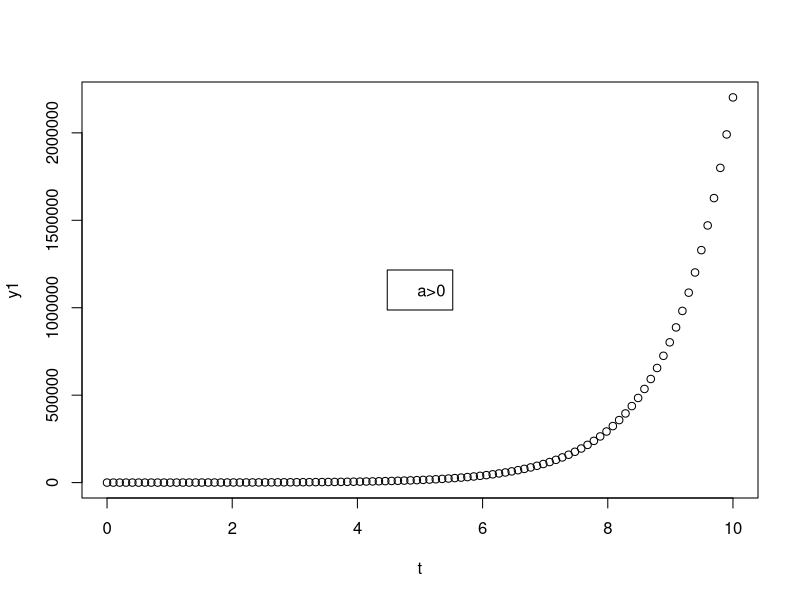
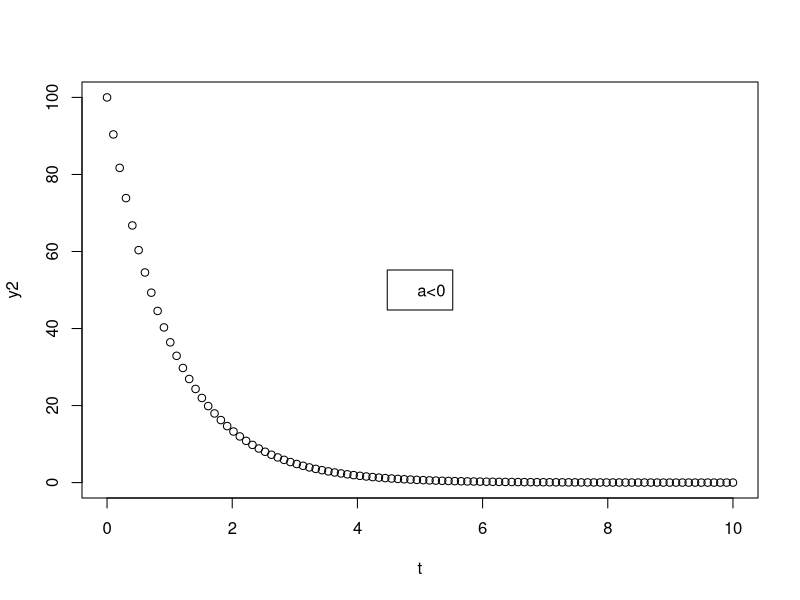
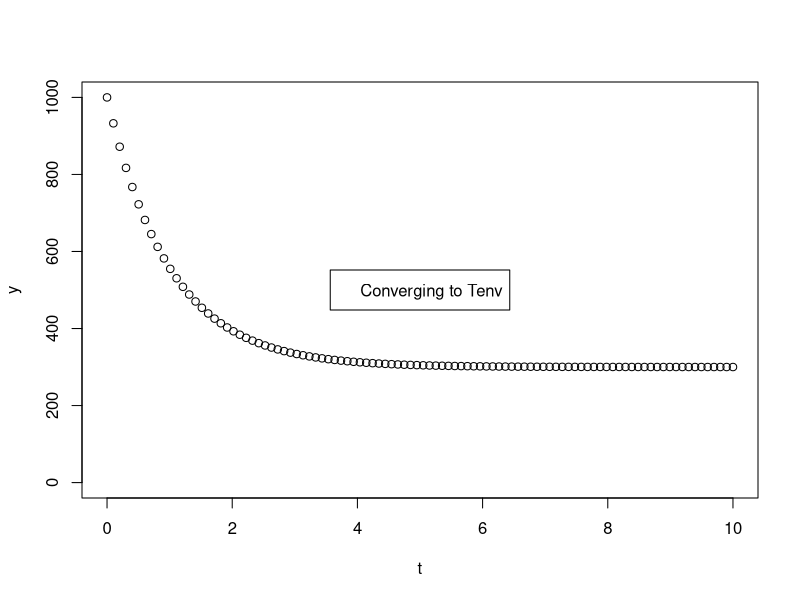

Generate these figures, in order, with R:
## ---- chunk 1
#| echo: fenced
y0 <- 100
t <- seq(0, 10, length.out = 100)
a1 <- 1
a2 <- -1
y1 <- y0*exp(a1*t)
y2 <- y0*exp(a2*t)
plot(t,y1)
legend("center", legend= "a>0")
plot(t,y2)
legend("center", legend= "a<0")
## ---- chunk 2
#| echo: fenced
T0 <- 1000
Tenv <- 300
k <- 1
t <- seq(0, 10, length.out = 100)
y <- Tenv + (T0-Tenv)*exp(-k*t)
plot(t,y, ylim = c(0,1000))
legend("center", legend="Converging to Tenv")
